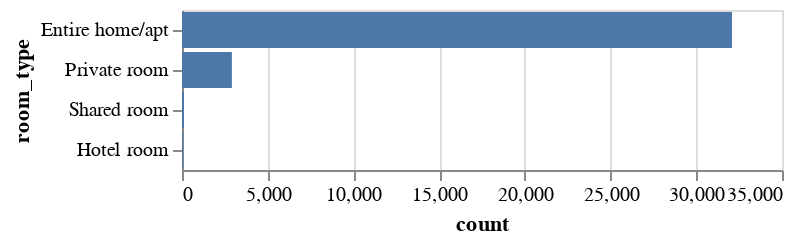

Here is the notebook cell this chart was saved with:
### Code cell
alt.Chart(source).mark_bar().encode(
    x='count:Q',
    # y='room_type:N',
    # y=alt.Y('room_type:N').sort('-x')
    y=alt.Y('room_type:N', sort='-x'),
    tooltip=['room_type', 'count']
)

### Figure 1 — Vega-Lite specification as saved in the notebook (floating-point values rounded to 4 significant figures)
{"config": {"view": {"continuousWidth": 300, "continuousHeight": 300}}, "data": {"name": "data-121d360a7c440853782228a180c34681"}, "mark": {"type": "bar"}, "encoding": {"tooltip": [{"field": "room_type", "type": "nominal"}, {"field": "count", "type": "quantitative"}], "x": {"field": "count", "type": "quantitative"}, "y": {"field": "room_type", "sort": "-x", "type": "nominal"}}, "$schema": "https://vega.github.io/schema/vega-lite/v5.20.1.json", "datasets": {"data-121d360a7c440853782228a180c34681": [{"room_type": "Entire home/apt", "count": 32083}, {"room_type": "Private room", "count": 2910}, {"room_type": "Shared room", "count": 118}, {"room_type": "Hotel room", "count": 61}]}}
